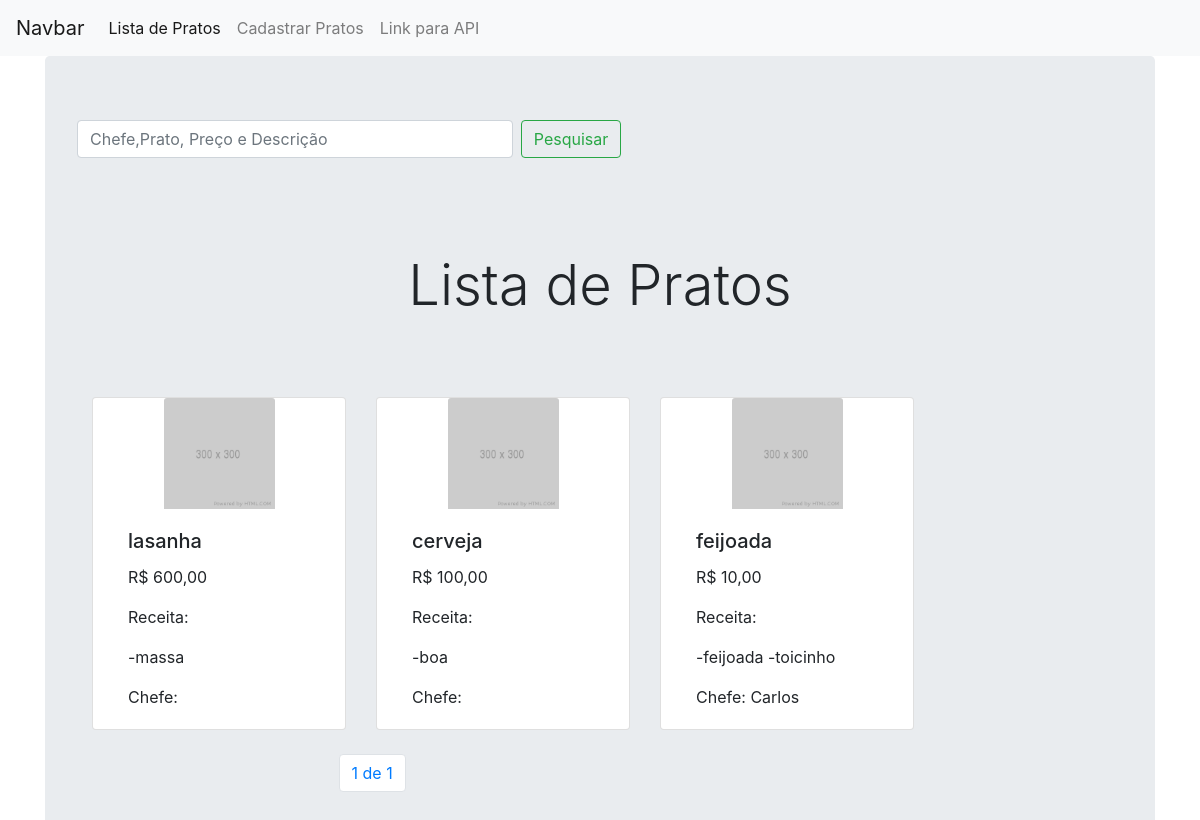
The app's page /, older data.
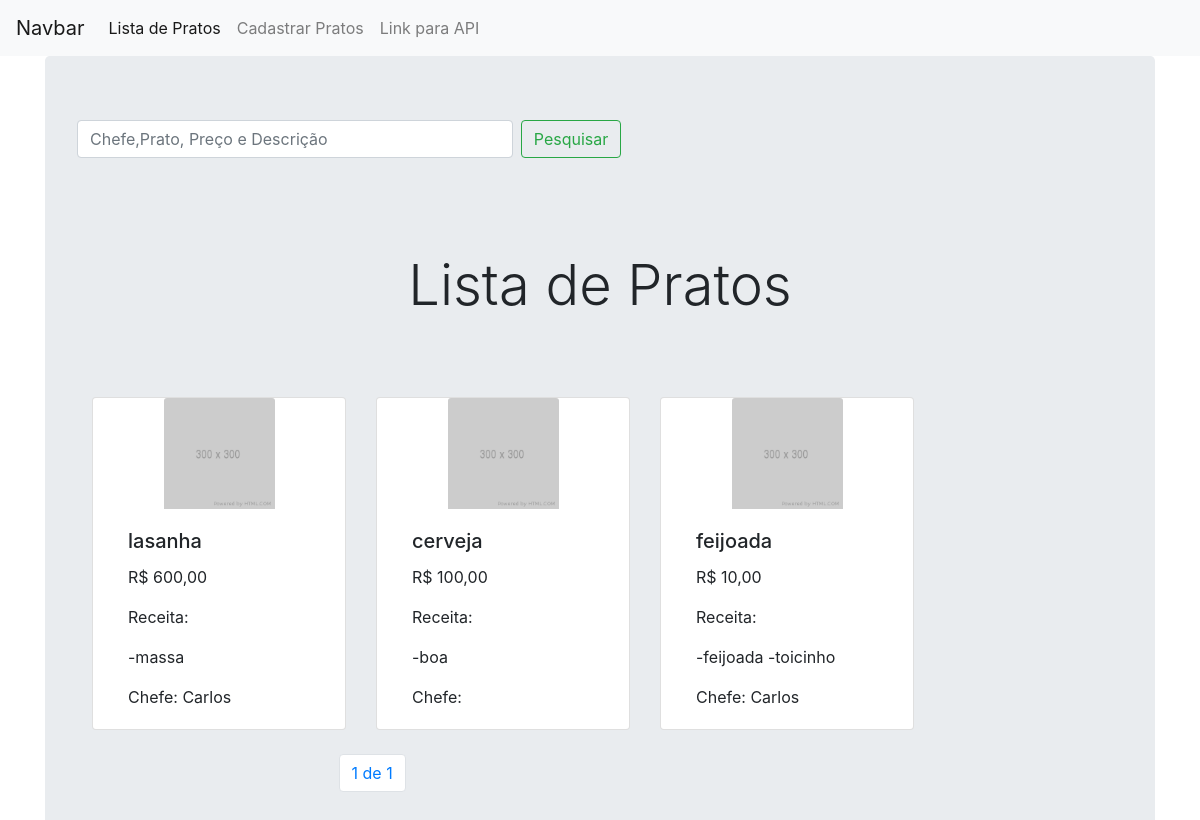
The same page, newer data.
### Foods/models.py (models this page shows, shortened)
class Food(models.Model):
  foodName = models.CharField(max_length=60,verbose_name="Prato")
  price = models.DecimalField(max_digits=10, decimal_places=2,verbose_name="Preço")
  pictureFood = models.ImageField( upload_to='foods/',
                                        default='default/default1.png',verbose_name="Imagem")
  description = models.TextField(max_length=120,verbose_name="Descrição")
  employer = models.CharField(max_length=10,verbose_name="Chefe", blank=True)
  is_published = models.BooleanField(default=True,verbose_name="Publicado")
  list_date = models.DateTimeField(default=datetime.now, blank=True)
  slug = models.SlugField(max_length=200)

### pages/views.py (the view)
# urls.py: path('', views.index, name='index'),
def index(request):
  listings = Food.objects.order_by('-list_date').filter(is_published=True)
  paginator = Paginator(listings, 6)
  page = request.GET.get('page')
  paged_listings = paginator.get_page(page)
  context = {
    'pages': paged_listings
  }
  return render(request, 'base/index.html', context)

### templates/base/index.html (shortened to what this page needs)
<!DOCTYPE html>
{% extends "base/base.html" %}
    {% block body_block %}
            <body>
                <div class="container">
                            <div class="jumbotron">
                                {% include 'base/_searchbox.html' %}
                                <br>
                                <h1 class="display-4 center"> Lista de Pratos </h1>
                                {% include 'base/_product_list.html' %}
                                {% include 'base/_pagination.html' %}
                            </div>
                </div>
            </body>
        {% endblock %}

### templates/base/_product_list.html
<div class="card-deck col-md-12">
    {% for food in pages %}
        <div class="card col-md-3">
            <img src="{{ food.pictureFood.url }}" class="card-img-top"  alt="...">
            <div class="card-body">
                    <h5 class="card-title">{{ food.foodName }}</h5>
                    <p class="card-text">R$ {{ food.price}}</p>
                    <p class="card-text">Receita:</p>
                    <p class="card-text">{{ food.description }}</p>
                    <p class="card-text">Chefe: {{ food.employer }}</p>
            </div>
        </div>
    {% empty %}
        <div class="center"><h3>Não foi achado nenhum produto</h3></div>
    {% endfor %}
</div>

Row changes from the older to the newer data that the page shows:
changed Food "lasanha": employer (not shown) → "Carlos"
